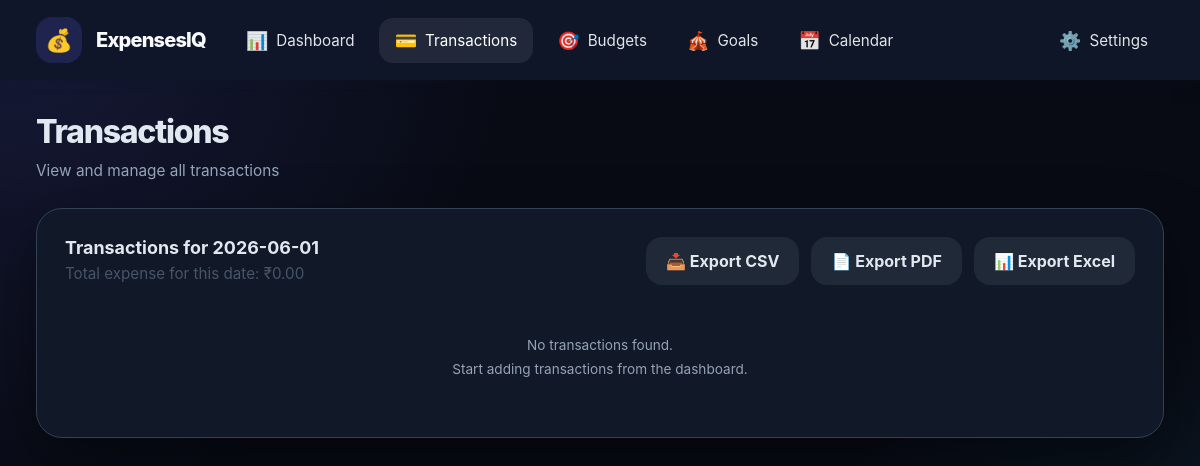
The app's page /transactions?date=2026-06-01 (signed in), older data.
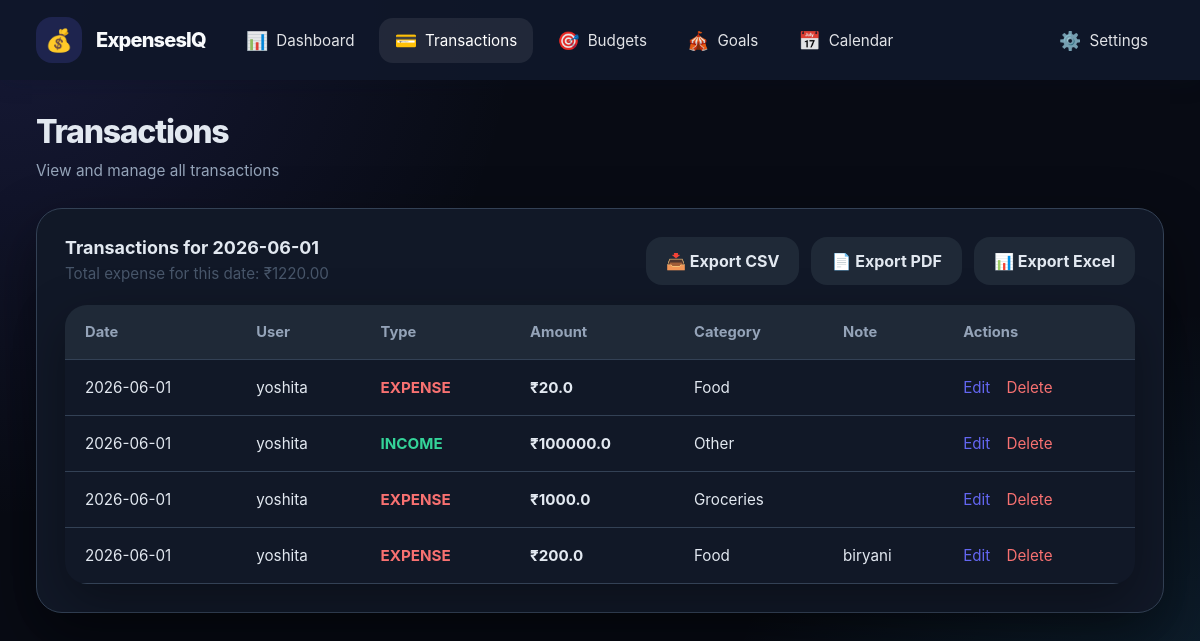
The same page, newer data.
### tables this page shows
CREATE TABLE transactions(

            id INTEGER PRIMARY KEY AUTOINCREMENT,

            group_name TEXT,

            user TEXT,

            amount REAL,

            category TEXT,

            type TEXT,

            note TEXT,

            date TEXT
        );

### app.py (the view)
@app.route('/transactions')
def transactions_page():
    if 'user' not in session:
        return redirect(url_for('login'))
    group_name = session['group_name']
    requested_date = request.args.get('date', '').strip()
    conn = get_db()
    cur = conn.cursor()
    if requested_date:
        cur.execute(
            'SELECT * FROM transactions WHERE group_name=? AND date=? ORDER BY id DESC',
            (group_name, requested_date),
        )
        rows = [dict(r) for r in cur.fetchall()]
        total_for_date = sum(r.get('amount', 0.0) for r in rows if r.get('type') == 'expense')
    else:
        cur.execute('SELECT * FROM transactions WHERE group_name=? ORDER BY id DESC', (group_name,))
        rows = [dict(r) for r in cur.fetchall()]
        total_for_date = None
    conn.close()
    return render_template(
        'transactions.html',
        transactions=rows,
        user=session.get('user'),
        date_filter=requested_date,
        total_for_date=total_for_date,
    )

### app.py (called while the page is built)
@app.after_request
def add_cors(response: Response) -> Response:
    response.headers["Access-Control-Allow-Origin"] = "*"
    response.headers["Access-Control-Allow-Headers"] = (
        "Content-Type,Authorization"
    )
    response.headers["Access-Control-Allow-Methods"] = (
        "GET,POST,OPTIONS"
    )
    return response

def get_db():
    db_path = Path(__file__).resolve().parent / "data.db"
    conn = sqlite3.connect(str(db_path), timeout=10, check_same_thread=False)
    conn.row_factory = sqlite3.Row
    return conn

### templates/transactions.html (shortened to what this page needs)
<!DOCTYPE html>
<html>
<head>
  <link rel="stylesheet" href="/static/style.css">
</head>
<body class="dashboard-page">
  <aside class="sidebar">
    <div class="sidebar-logo">
      <div class="logo-icon">💰</div>
      <span class="logo-text">ExpensesIQ</span>
    </div>
    <nav class="sidebar-nav">
      <a href="{{ url_for('dashboard') }}" class="nav-item">
        <span class="nav-icon">📊</span>
        <span class="nav-text">Dashboard</span>
      </a>
      <a href="{{ url_for('transactions_page') }}" class="nav-item active">
        <span class="nav-icon">💳</span>
        <span class="nav-text">Transactions</span>
      </a>
      <a href="{{ url_for('budgets') }}" class="nav-item">
        <span class="nav-icon">🎯</span>
        <span class="nav-text">Budgets</span>
      </a>
      <a href="{{ url_for('goals_page') }}" class="nav-item">
        <span class="nav-icon">🎪</span>
        <span class="nav-text">Goals</span>
      </a>
      <a href="{{ url_for('calendar_page') }}" class="nav-item">
        <span class="nav-icon">📅</span>
        <span class="nav-text">Calendar</span>
      </a>
    </nav>
    <div class="sidebar-footer">
      <div class="dropdown-menu" id="settingsMenu">
        <button class="dropdown-toggle">
          <span class="nav-icon">⚙️</span>
          <span class="nav-text">Settings</span>
        </button>
      </div>
    </div>
  </aside>
  <main class="dashboard-main">
    <header class="dashboard-header">
      <div class="header-left">
        <h1>Transactions</h1>
        <span class="header-subtitle">View and manage all transactions</span>
      </div>
    </header>
    <section class="dashboard-content">
      <div class="dashboard-card">
        <div class="card-header">
          <div>
            <h2>{% if date_filter %}Transactions for {{ date_filter }}{% else %}All Transactions{% endif %}</h2>
            {% if total_for_date is not none %}
              <div class="section-note">Total expense for this date: ₹{{ '%.2f'|format(total_for_date) }}</div>
            {% endif %}
          </div>
          <div class="export-buttons">
            <a href="{{ url_for('export_csv') }}" class="btn-export">📥 Export CSV</a>
            <a href="{{ url_for('export_pdf') }}" class="btn-export">📄 Export PDF</a>
            <a href="{{ url_for('export_xlsx') }}" class="btn-export">📊 Export Excel</a>
          </div>
        </div>
        <div class="content-body">
          {% if transactions %}
          <table class="transaction-table">
            <thead>
              <tr>
                <th>Date</th>
                <th>User</th>
                <th>Type</th>
                <th>Amount</th>
                <th>Category</th>
                <th>Note</th>
                <th>Actions</th>
              </tr>
            </thead>
            <tbody>
              {% for trx in transactions %}
              <tr>
                <td>{{ trx.date }}</td>
                <td>{{ trx.user }}</td>
                <td>
                  <span class="transaction-status {% if trx.type == 'expense' %}expense{% else %}income{% endif %}">
                    {{ trx.type | upper }}
                  </span>
                </td>
                <td class="transaction-amount-strong">₹{{ trx.amount }}</td>
                <td>{{ trx.category }}</td>
                <td class="transaction-note">{{ trx.note }}</td>
                <td>
                  <a href="/edit/{{ trx.id }}" class="transaction-action-link">Edit</a>
                  <a href="/delete/{{ trx.id }}" class="transaction-action-link delete" onclick="return confirm('Are you sure?');">Delete</a>
                </td>
              </tr>
              {% endfor %}
            </tbody>
          </table>
          {% else %}
          <div class="empty-note" style="padding: 32px; text-align: center;">
            <p>No transactions found.</p>
            <p style="margin-top: 8px;">Start adding transactions from the dashboard.</p>
          </div>
          {% endif %}
        </div>
      </div>
    </section>
  </main>
</body>
</html>

Row changes from the older to the newer data that the page shows:
added transactions: date "2026-06-01", user "yoshita", type "EXPENSE", amount "20.0", category "Food"
added transactions: date "2026-06-01", user "yoshita", type "INCOME", amount "100000.0", category "Other"
added transactions: date "2026-06-01", user "yoshita", type "EXPENSE", amount "1000.0", category "Groceries"
added transactions: date "2026-06-01", user "yoshita", type "EXPENSE", amount "200.0", category "Food", note "biryani"
Text that changed along with them:
{{ '%.2f'|format(total_for_date) }}: "0.00" → "1220.00"
text no longer shown: "No transactions found. Start adding transactions from the dashboard."
text now shown: "Date User Type Amount Category Note Actions"
